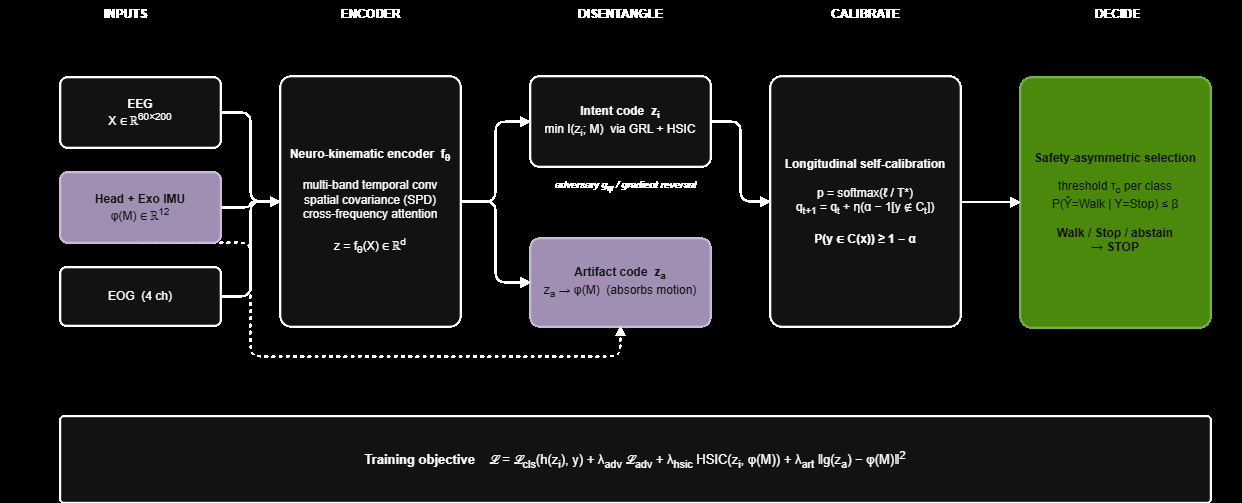
#> input picture presentation/calm.drawio.png, 1242 x 503 px; its folder holds only this picture in this run
$ python -i render_drawio.py   (imports and definitions only)
#> lines starting #> are read from the running program, lines starting #| are printed output that depends on the picture
"""Render a draw.io (mxGraph) file to vector PDF with matplotlib.

Why this exists: draw.io desktop is a 109 MB Electron app whose portable Windows
build does not run headless here (it ships an incomplete V8 snapshot), and
drawio-batch has been unpublished from npm. Rather than hand-drawing the figure
in Python and keeping two sources that drift apart, this renders the .drawio
file itself, so paper/fig_arch.drawio stays the single editable source of truth
and the PDF in the paper regenerates from it.

It supports the mxGraph subset used by paper/fig_arch.drawio: rounded and square
rectangles, ellipses, cubes, parallelograms, lines, text, and orthogonal edges
with optional waypoints. Styling honoured: fillColor, strokeColor, strokeWidth,
dashed/dashPattern, fontSize, fontColor, fontStyle (bold/italic), align, arcSize
and shape size. Labels may contain <b>, <i>, <br>, <sup>, <font> and HTML
entities; tags are stripped and <br> becomes a line break.

Usage:  python render_drawio.py ../paper/fig_arch.drawio ../results/fig_arch.pdf
"""
from __future__ import annotations

import html
import re
import sys
import xml.etree.ElementTree as ET
from pathlib import Path

import matplotlib
# [1 line not run here, left out]
import matplotlib.pyplot as plt
from matplotlib.patches import (Circle, Ellipse, FancyArrowPatch,
                                FancyBboxPatch, Polygon, Rectangle)

sys.path.insert(0, str(Path(__file__).resolve().parent))
import figstyle as S

# [1 line not run here, left out]

# draw.io units are pixels at 96 dpi; the paper wants a fixed physical width.
PX_PER_IN = 96.0

# Set by render(): points per draw.io pixel, so that a label declared at F px in
# the .drawio renders at the size it would have if the canvas were printed at
# the requested physical width. Without this, text is drawn at absolute point
# sizes on a shrunken canvas and swamps the shapes.
FSCALE = 1.0


# [49 lines left out: functions parse_style, clean_label, col, dash_of, not called in this run]


class Doc:
    def __init__(self, path):
        root = ET.parse(path).getroot()
        model = root.find(".//mxGraphModel")
        self.W = float(model.get("pageWidth", 1600))
        self.H = float(model.get("pageHeight", 800))
        self.cells = {}
        self.order = []
        for c in model.find("root"):
            cid = c.get("id")
            self.cells[cid] = c
            self.order.append(cid)

    # [9 lines left out: function geom, not called in this run]

    def y(self, v):
        """Flip draw.io's y-down origin to matplotlib's y-up."""
        return self.H - v


# [133 lines left out: functions draw_vertex, anchor, draw_edge, not called in this run]


def render(src, out, width_in=S.FULL):
    global FSCALE
    doc = Doc(src)
    # px -> pt (72/96), then the shrink from the natural canvas width to the
    # requested physical width.
    FSCALE = 0.75 * (width_in / (doc.W / PX_PER_IN))
    print("  canvas %.0f x %.0f px, natural %.2f in, rendering at %.2f in, "
          "font scale %.3f" % (doc.W, doc.H, doc.W / PX_PER_IN, width_in, FSCALE))
    fig, ax = plt.subplots(figsize=(width_in, width_in * doc.H / doc.W))
    ax.set_xlim(0, doc.W)
    ax.set_ylim(0, doc.H)
    ax.set_aspect("equal")
    ax.axis("off")
    for cid in doc.order:
        c = doc.cells[cid]
        if c.get("vertex") == "1":
            draw_vertex(ax, doc, c)
    for cid in doc.order:
        c = doc.cells[cid]
        if c.get("edge") == "1":
            draw_edge(ax, doc, c)
    fig.savefig(out, bbox_inches="tight", pad_inches=0.01)
    fig.savefig(str(out).replace(".pdf", ".png"), dpi=400,
                bbox_inches="tight", pad_inches=0.01)
    plt.close(fig)
    print("rendered %s -> %s (+ .png)" % (Path(src).name, Path(out).name))


# [4 lines not run here, left out]

>>> import cv2
>>> picture = cv2.imread('../presentation/calm.drawio.png', cv2.IMREAD_GRAYSCALE)
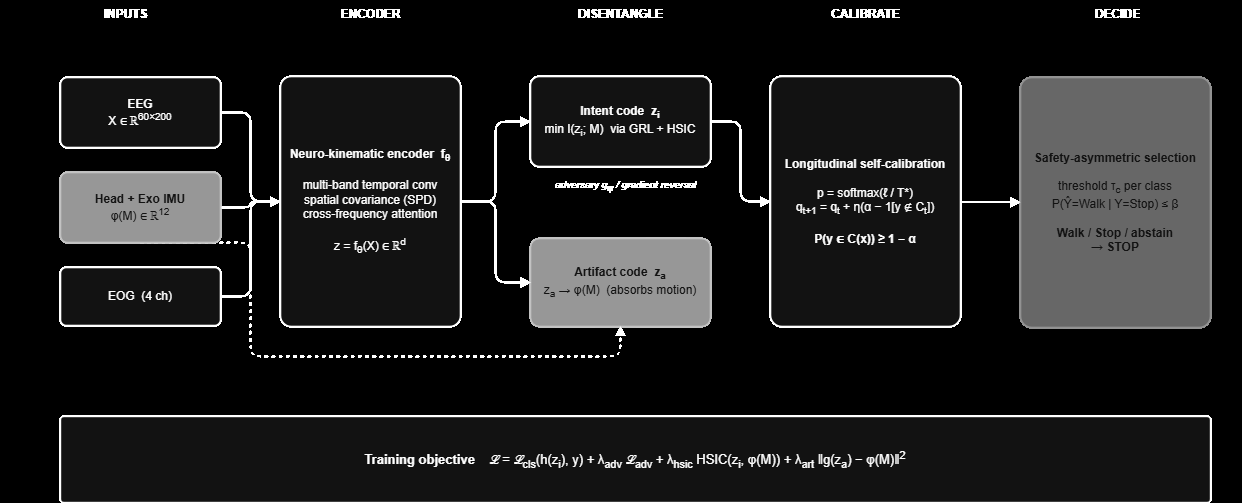
#> picture: shape (503, 1242); min 0, max 255, mean 30.9
>>> result = render(picture, 'out.png')
#> (the run stopped early here; a loop or call above may not have finished)
